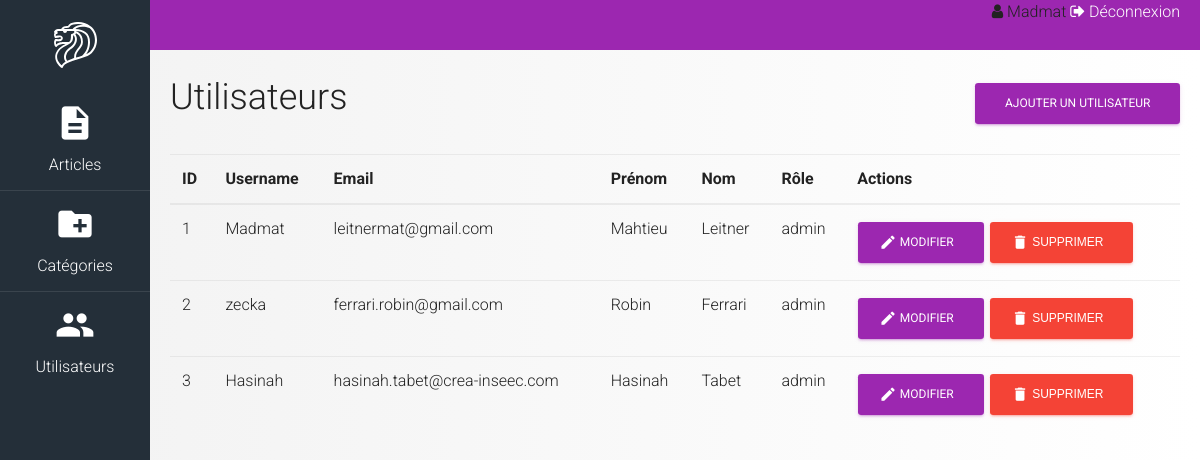
Page /admin/users (signed in) on the committed database.
### tables this page shows
CREATE TABLE `users` (
  `id` int(11) NOT NULL,
  `email` varchar(80) NOT NULL,
  `username` varchar(90) NOT NULL,
  `firstname` varchar(80) NOT NULL,
  `lastname` varchar(80) NOT NULL,
  `password` varchar(255) NOT NULL,
  `bio` text NOT NULL,
  `role` enum('admin','member') NOT NULL,
  `date` datetime NOT NULL DEFAULT CURRENT_TIMESTAMP
);

### index.php (called while the page is built, shortened)
<?php
include('controllers/helpers.php');
include('controllers/sql.php');
include('controllers/route.php');

### controllers/sql.php (called while the page is built, shortened)
<?php
try{ $db = new PDO('mysql:host=localhost;dbname=huniphp','root', 'root', array( PDO::ATTR_ERRMODE => PDO::ERRMODE_EXCEPTION ) );
} catch (PDOException $e) {
    print "Erreur !: " . $e->getMessage() . "<br/>";
    die();
}
function get_users($options=array()){
	global $db;
	$reponse = $db->query('SELECT * FROM users');
	$users = $reponse->fetchAll( PDO::FETCH_ASSOC );
	return $users;
}

### views/admin/users.php (the view, shortened to what this page needs)
<div class="title-section">
	<h2>Utilisateurs</h2>
	<a class="btn btn-primary" href="<?php echo get_home_url() ?>admin/user/add">Ajouter un utilisateur</a>
</div>
<table class="table">
	<thead>
		<tr>
			<th>ID</th>
			<th>Username</th>
			<th>Email</th>
			<th>Prénom</th>
			<th>Nom</th>
			<th>Rôle</th>
			<th>Actions</th>
		</tr>
	</thead>
	<tbody>
		<?php
		$users=get_users();
		foreach($users as $user): ?>
			<tr>
				<td><?php echo $user['id']; ?></td>
				<td><?php echo $user['username']; ?></td>
				<td><?php echo $user['email']; ?></td>
				<td><?php echo $user['firstname']; ?></td>
				<td><?php echo $user['lastname']; ?></td>
				<td><?php echo $user['role']; ?></td>
				<td>
					<a class="btn btn-primary" href="<?php echo get_home_url(); ?>admin/user/edit?id=<?php echo $user['id'] ?>">
						<i class="material-icons">edit</i>
						Modifier
					</a>
					<button
						data-link="<?php echo get_home_url(); ?>admin/user/delete?id=<?php echo $user['id'] ?>"
						data-title="<?php echo $user['username'] ?>"
						type="button"
						class="btn btn-danger btn-delete"
						data-toggle="modal"
						data-target="#modal_delete">
							<i class="material-icons">delete</i>
							Supprimer
					</button>
				</td>
			</tr>
		<?php
		endforeach;
		?>
	</tbody>
</table>

### assets/css/admin.css (style rules this page uses)
html { line-height: 1.15; -ms-text-size-adjust: 100%; -webkit-text-size-adjust: 100%; }
body { margin: 0; }
a { background-color: transparent; -webkit-text-decoration-skip: objects; }
button, input, optgroup, select, textarea { font-family: sans-serif; font-size: 100%; line-height: 1.15; margin: 0; }
button, input { overflow: visible; }
button, select { text-transform: none; }
button, html [type="button"], [type="reset"], [type="submit"] { -webkit-appearance: button; }
* { box-sizing: border-box; }
body { padding-left: 170px; padding-top: 70px; }
body { background: linear-gradient(to right, #f2f2f2 0%, #fff 100%); color: #222; }
html, body { min-height: 100%; }
a { color: #9c27b0; }
.btn .material-icons { margin-left: -0.5em; }
.title-section { display: flex; justify-content: space-between; align-items: flex-end; margin-bottom: 30px; }
.title-section * { margin: 0; }

### rows in the picture
users: id "1", username "Madmat", email "leitnermat@gmail.com", firstname "Mahtieu", lastname "Leitner", role "admin"
users: id "2", username "zecka", email "ferrari.robin@gmail.com", firstname "Robin", lastname "Ferrari", role "admin"
users: id "3", username "Hasinah", email "hasinah.tabet@crea-inseec.com", firstname "Hasinah", lastname "Tabet", role "admin"

### other values in the picture
$_SESSION['username'] "Madmat"
$nav_item['icon'] "description"
$nav_item['name'] "Articles"
$nav_item['icon'] "create_new_folder"
$nav_item['name'] "Catégories"
$nav_item['icon'] "people"
$nav_item['name'] "Utilisateurs"
